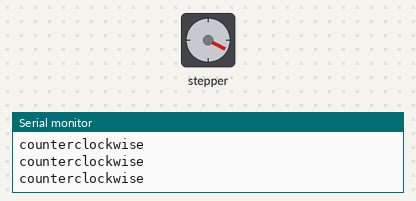
Bench run of a sketch on a simulated Arduino Uno, built with avr-gcc and run on an emulated ATmega328P. Shown: stepper motor, the last lines printed to the serial monitor. Stepper angles assume 200 steps per turn.

Above: at 0.15 s.
At 39.32 s:
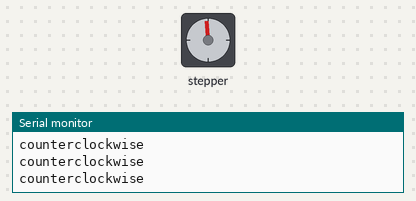
Timing chart, 0 to 40.0 s (numbered marks = the images above):
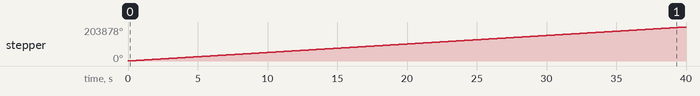

The sketch:

stepper_motor.ino
```cpp
#include <Stepper.h>
const int stepsPerRevolution = 200;
Stepper myStepper(stepsPerRevolution, 8,9,10,11);
void setup() {
  myStepper.setSpeed(1001);
  Serial.begin(9600);
  // put your setup code here, to run once:

}

void loop() {
  Serial.println("counterclockwise");
  myStepper.step(stepsPerRevolution);
  delay(10);
  // put your main code here, to run repeatedly:

}
```

Measured:
- by itself, stepper: keeps turning clockwise at about 5098°/s
